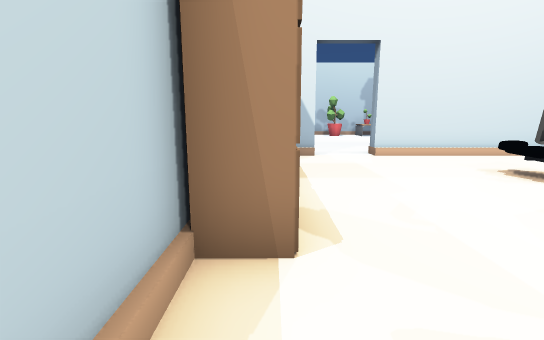
view 1 (above)

24 first-person views from a walk through a 3-D level made in the Unity game engine. The camera is 1.2 m above the floor, tilts 10° down and sees 85° across. Doors are open. The floor is counted in squares, 1 m on a side. Each view is taken from the middle of a square. On the plan, view 1 faces up. The plan holds only what a view shows up to about 13 squares ahead; the rest is blank. The place goes on beyond the plan. The player character is not drawn. Some animated figures are left out.

view 2
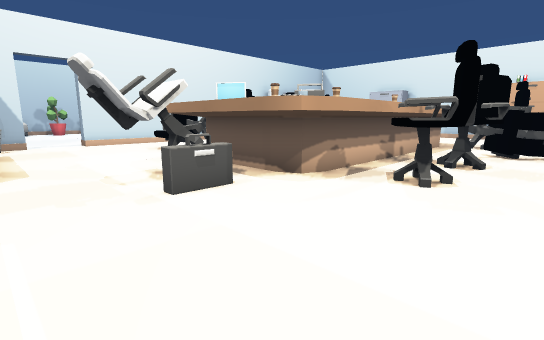

view 3
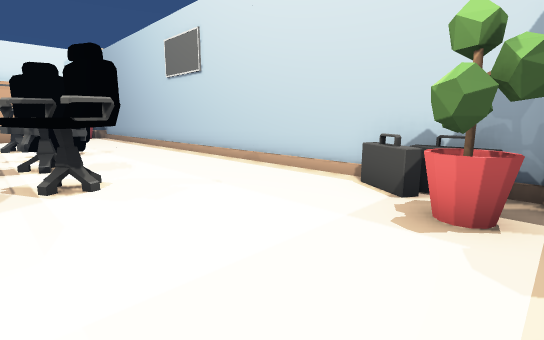

view 4
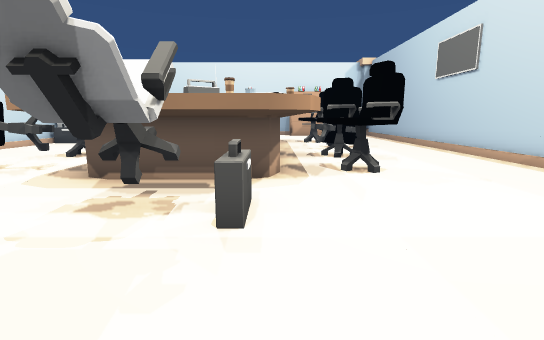

view 5
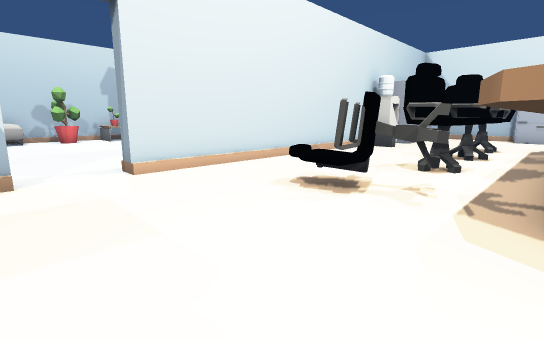

view 6
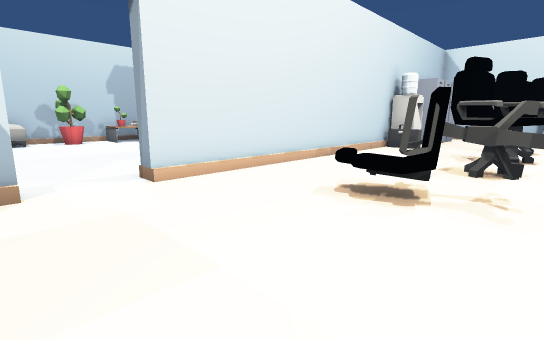

view 7
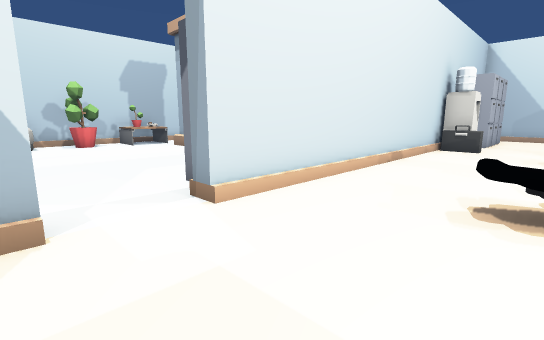

view 8
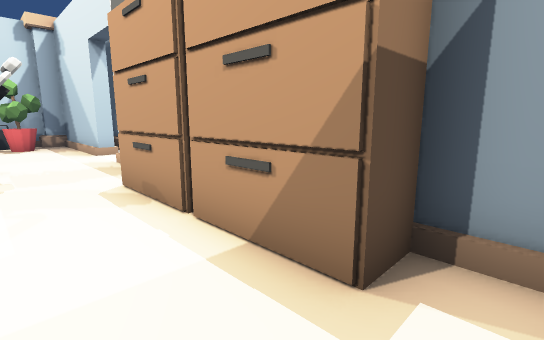

view 9
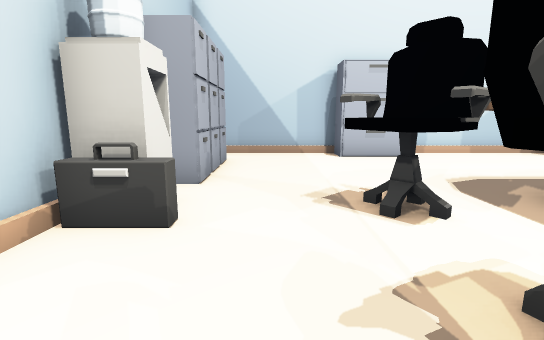

view 10
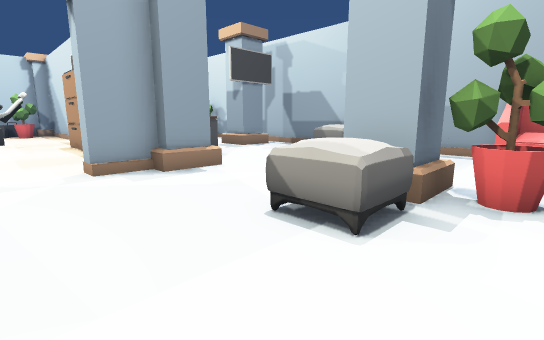

view 11
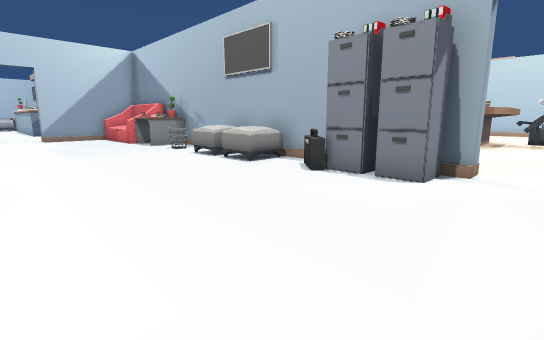

view 12
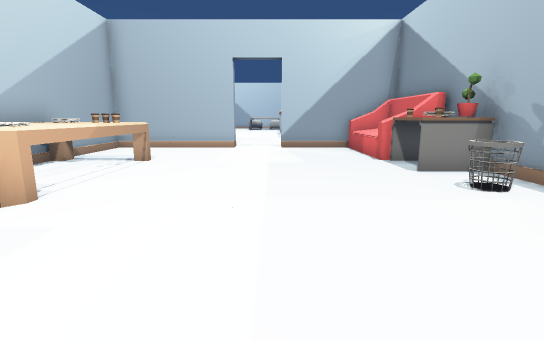

view 13
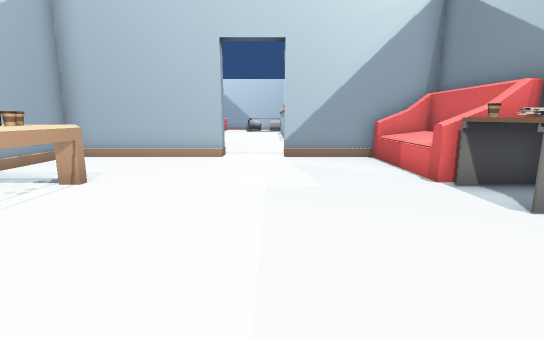

view 14
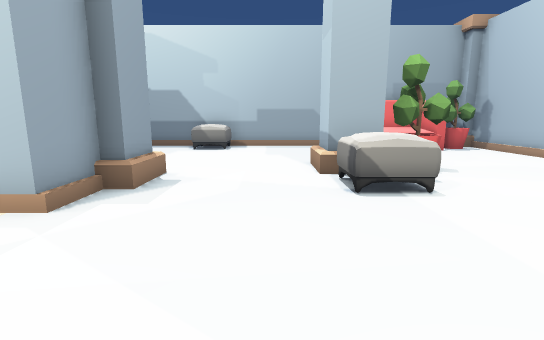

view 15
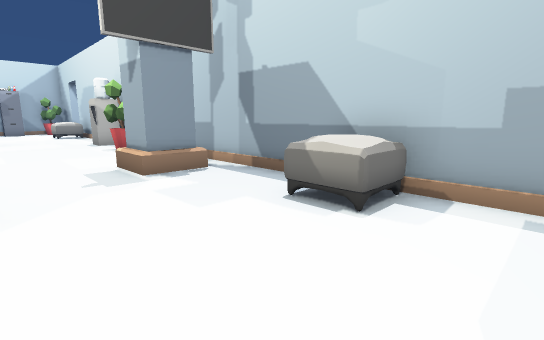

view 16
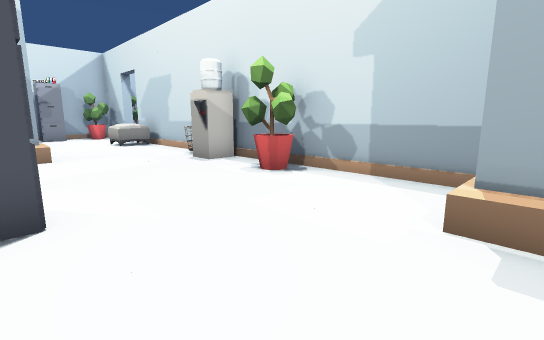

view 17
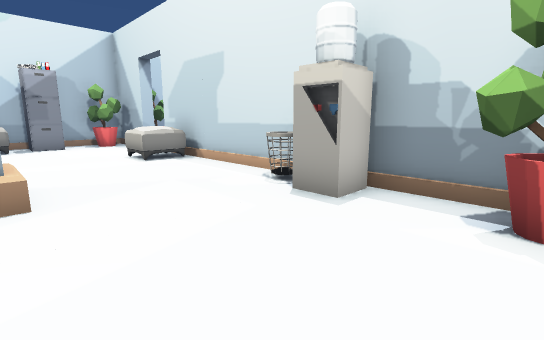

view 18
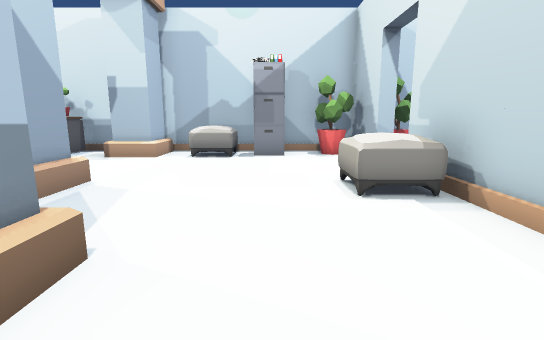

view 19
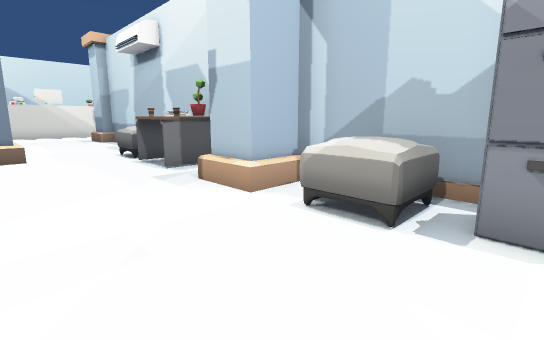

view 20
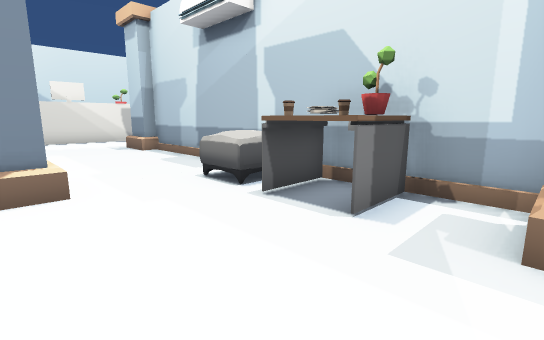

view 21
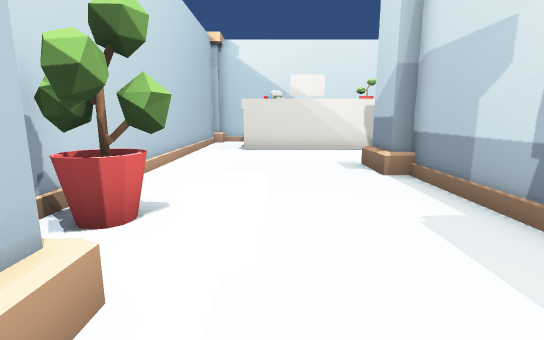

view 22
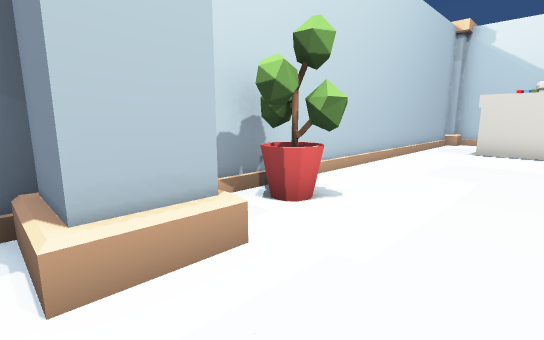

view 23
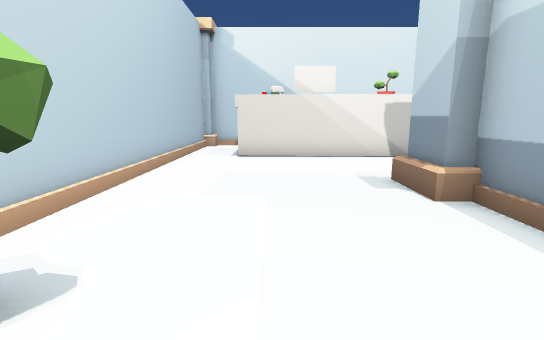

view 24
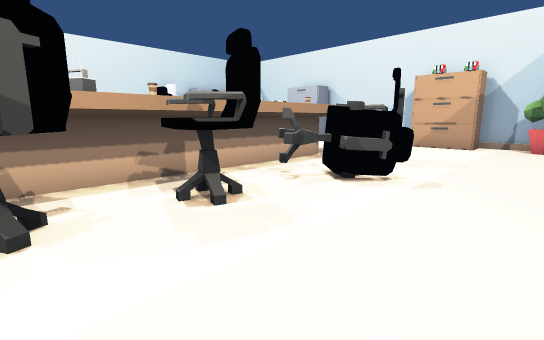

### Floor plan
Key: @ floor where view 1 was taken; # wall or solid block; x gap in a wall; . floor; D open door; ^ raised ledge; C chair; R dresser; L laptop; B cabinet; P pillar; S sofa; I bin; T table; O other object.
Columns run from 10 left of view 1 to 21 right of it. Each row starts with its distance up from view 1.
 20    O.....   C.OOOO       TT...#
 19    SS.....  .....     TTTTT...#
 18    SS ..... ......PP .........#
 17     S  .O.........P...........#D
 16   #SS..OO......................D
 15   #.....PCC.....................
 14   #.....P.....................#
 13   #...........................#
 12   #........................SSS#
 11   #C..........B#BOCCCC.I.OSSSSS
 10   #C.....P##..#################
  9   #.....  OD...........OO.    #
  8   #....OO#.D...........O..BBB.#
  7   #....OO##..... .............#
  6   #PP.... R....CC..C.C..C.....#
  5   #.....  #.....C.CC.CCCC.....#
  4   #...... R.....C............B
  3   #......#R... ^         #...##
  2   #.....B#....xL          ....#
  1   #O.... #..CC#L          ....#
  0   #O....  @.CC            ....#
 -1   #..... .....#OO O   OO     .#
 -2   #O.... ......# #CC###^     ##
 -3   #I.... DDD...CCCCCCC CCC ..R
 -4   #....PP#......C.CC.CC.C....##
 -5   #....PP#............C.......#
 -6   #......#OO.................O#
 -7   #......#POO................O#
 -8   #C.....P#####################
 -9   #.............P.OO..........#
-10    ................O.......O
-11    .......................OOOO
-12   #...CC....OO............OOOO
-13 OO#O.BBC.PP.OOCC..........OO
-14 ######################P ..OO

Positions as (right, up) in squares from view 1, and headings:
1: (0, 0), facing up
2: (0, -5), facing up-right
3: (0, -2), facing down-right
4: (-1, -1), facing right
5: (1, 3), facing up-right
6: (1, 4), facing up-right
7: (1, 6), facing up-right
8: (2, 8), facing down-left
9: (10, 7), facing right
10: (3, 17), facing down-left
11: (2, 17), facing down-right
12: (8, 15), facing right
13: (11, 15), facing right
14: (5, 13), facing left
15: (-3, 13), facing down-left
16: (-2, 6), facing down-left
17: (-3, 1), facing down-left
18: (-5, -3), facing down
19: (-5, -9), facing down-right
20: (0, -9), facing down-right
21: (5, -11), facing right
22: (5, -12), facing up-right
23: (7, -11), facing right
24: (6, -7), facing up-right
